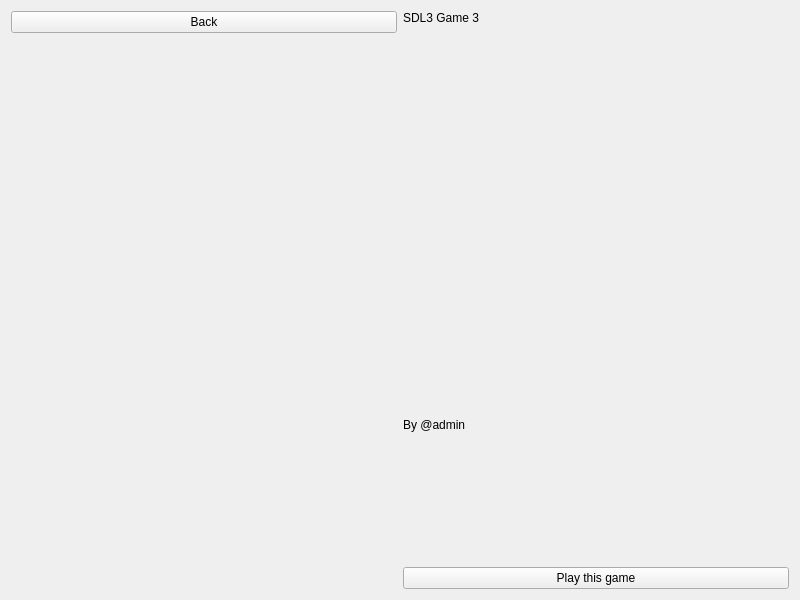
<?xml version="1.0" encoding="UTF-8"?>
<ui version="4.0">
 <class>SDL3Game3_DescWND</class>
 <widget class="QWidget" name="SDL3Game3_DescWND">
  <property name="geometry">
   <rect>
    <x>0</x>
    <y>0</y>
    <width>800</width>
    <height>600</height>
   </rect>
  </property>
  <property name="windowTitle">
   <string>SDL3 Game 3 description</string>
  </property>
  <layout class="QHBoxLayout" name="horizontalLayout">
   <item>
    <layout class="QVBoxLayout" name="verticalLayout">
     <item>
      <widget class="QPushButton" name="pushButton">
       <property name="text">
        <string>Back</string>
       </property>
      </widget>
     </item>
     <item>
      <widget class="QLabel" name="label">
       <property name="text">
        <string/>
       </property>
       <property name="pixmap">
        <pixmap resource="assets/qt6/qt6_assets.qrc">:/backgrounds/sdl3game3_desc.png</pixmap>
       </property>
      </widget>
     </item>
    </layout>
   </item>
   <item>
    <layout class="QVBoxLayout" name="verticalLayout_3">
     <item>
      <widget class="QLabel" name="label_2">
       <property name="styleSheet">
        <string notr="true">font: 24pt &quot;Noto Sans&quot;;</string>
       </property>
       <property name="text">
        <string>SDL3 Game 3</string>
       </property>
       <property name="alignment">
        <set>Qt::AlignmentFlag::AlignLeading|Qt::AlignmentFlag::AlignLeft|Qt::AlignmentFlag::AlignTop</set>
       </property>
      </widget>
     </item>
     <item>
      <widget class="QLabel" name="label_3">
       <property name="text">
        <string>By @admin</string>
       </property>
      </widget>
     </item>
     <item>
      <widget class="QPushButton" name="pushButton_2">
       <property name="text">
        <string>Play this game</string>
       </property>
       <property name="icon">
        <iconset resource="assets/qt6/qt6_assets.qrc">
         <normaloff>:/playBtn/play.png</normaloff>:/playBtn/play.png</iconset>
       </property>
      </widget>
     </item>
    </layout>
   </item>
  </layout>
 </widget>
 <resources>
  <include location="assets/qt6/qt6_assets.qrc"/>
 </resources>
 <connections/>
</ui>
